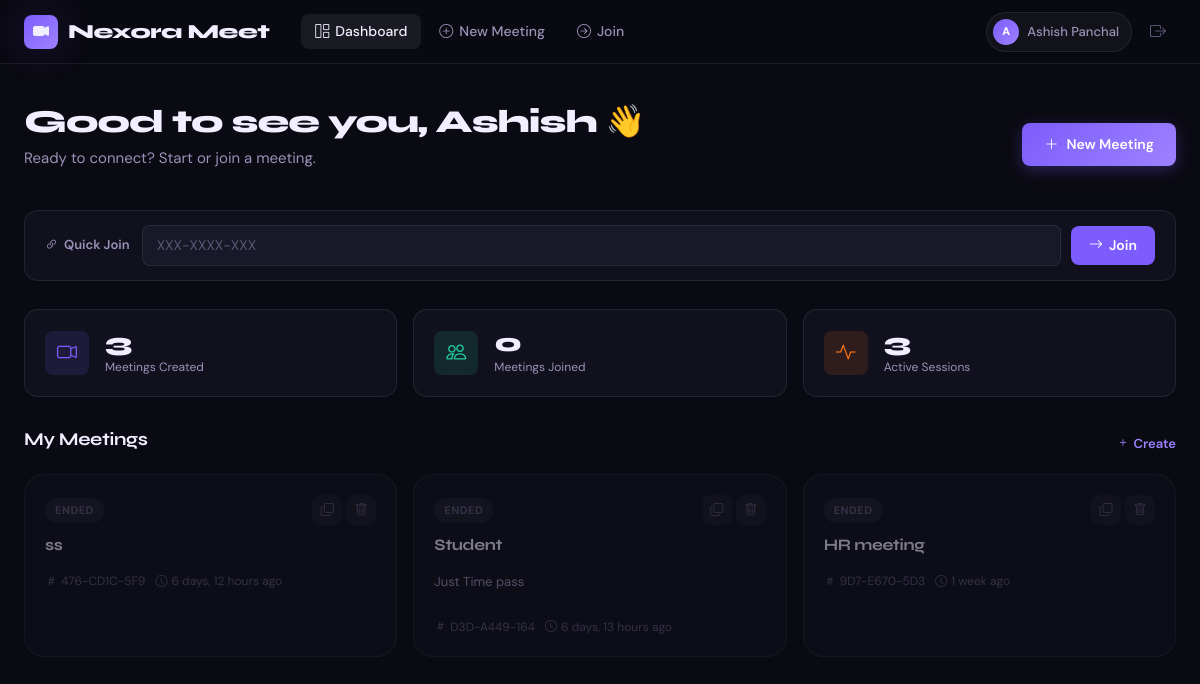
Before: /meetings/dashboard/ (signed in) with the older database file.
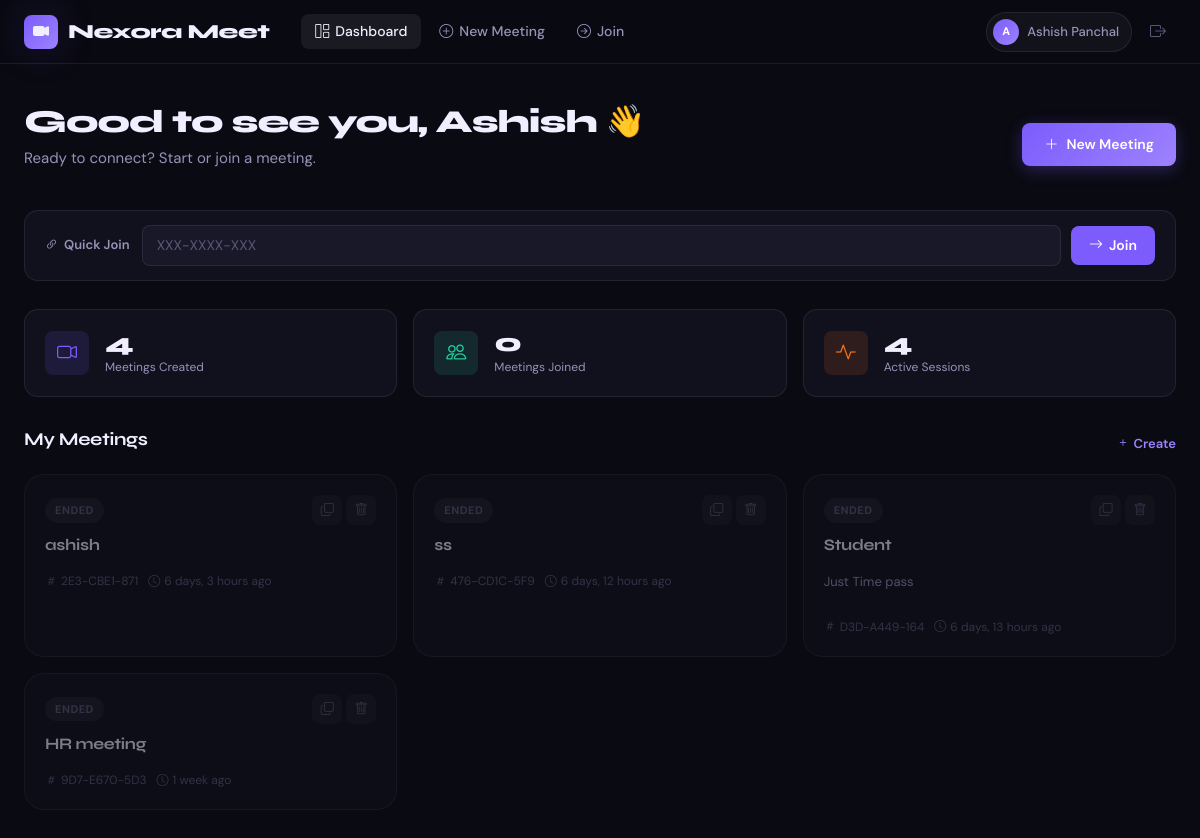
After: the same page with the newer database file.
### meetings/models.py (models this page shows, shortened)
class Meeting(models.Model):
    host         = models.ForeignKey(User, on_delete=models.CASCADE, related_name='hosted_meetings')
    meeting_id   = models.CharField(max_length=20, unique=True, blank=True)
    title        = models.CharField(max_length=200)
    description  = models.TextField(blank=True)
    scheduled_at = models.DateTimeField(null=True, blank=True)
    created_at   = models.DateTimeField(auto_now_add=True)
    is_active    = models.BooleanField(default=True)
    participants = models.ManyToManyField(User, related_name='joined_meetings', blank=True)
    class Meta:
        ordering = ['-created_at']
    password = models.CharField(
        max_length=50,
        blank=True,
        null=True
    )

### meetings/views.py (the view)
# urls.py: path('dashboard/',              views.dashboard,      name='dashboard'),
@login_required
def dashboard(request):
    hosted   = Meeting.objects.filter(host=request.user)
    joined   = request.user.joined_meetings.exclude(host=request.user)
    join_form = JoinMeetingForm()
    return render(request, 'meetings/dashboard.html', {
        'hosted':    hosted,
        'joined':    joined,
        'join_form': join_form,
    })

### meetings/forms.py
class JoinMeetingForm(forms.Form):
    meeting_id=forms.CharField(
        max_length=20,
        widget=forms.TextInput(
            attrs={
                'class':'form-control custom-input join-input',
                'placeholder':'XXX-XXXX-XXX'
            }
        )
    )
    password=forms.CharField(
        required=False,
        widget=forms.PasswordInput(
            attrs={
                'class':'form-control custom-input',
                'placeholder':'Meeting password'
            }
        )
    )

### meetings/templates/meetings/dashboard.html (shortened to what this page needs)
{% extends 'base.html' %}
{% block content %}
<div class="page-container">
  <div class="dashboard-hero">
    <div>
      <h1 class="page-title">Good to see you, {{ user.first_name|default:user.username }} 👋</h1>
      <p class="page-sub">Ready to connect? Start or join a meeting.</p>
    </div>
    <div class="hero-actions">
      <a href="{% url 'create_meeting' %}" class="btn-hero-primary">
        <i class="bi bi-plus-lg"></i> New Meeting
      </a>
    </div>
  </div>
  <div class="quick-join-bar">
    <div class="quick-join-label">
      <i class="bi bi-link-45deg"></i>
      Quick Join
    </div>
    <form method="post" action="{% url 'join_meeting' %}" class="quick-join-form">
      {{ join_form.meeting_id }}
      <button type="submit" class="btn-join-sm">
        <i class="bi bi-arrow-right"></i> Join
      </button>
    </form>
  </div>
  <div class="stats-row">
    <div class="stat-card">
      <div class="stat-card-icon"><i class="bi bi-camera-video"></i></div>
      <div>
        <div class="stat-card-num">{{ hosted.count }}</div>
        <div class="stat-card-label">Meetings Created</div>
      </div>
    </div>
    <div class="stat-card">
      <div class="stat-card-icon accent-green"><i class="bi bi-people"></i></div>
      <div>
        <div class="stat-card-num">{{ joined.count }}</div>
        <div class="stat-card-label">Meetings Joined</div>
      </div>
    </div>
    <div class="stat-card">
      <div class="stat-card-icon accent-orange"><i class="bi bi-activity"></i></div>
      <div>
        <div class="stat-card-num">{{ hosted.filter.count|default:"–" }}</div>
        <div class="stat-card-label">Active Sessions</div>
      </div>
    </div>
  </div>
  <div class="section-block">
    <div class="section-header">
      <h3 class="section-title">My Meetings</h3>
      <a href="{% url 'create_meeting' %}" class="section-action">
        <i class="bi bi-plus"></i> Create
      </a>
    </div>
    {% if hosted %}
      <div class="meetings-grid">
        {% for m in hosted %}
        <div class="meeting-card {% if not m.is_active %}meeting-ended{% endif %}">
          <div class="meeting-card-top">
            <div class="meeting-badge {% if m.is_active %}badge-active{% else %}badge-ended{% endif %}">
              {% if m.is_active %}Live{% else %}Ended{% endif %}
            </div>
            <div class="meeting-actions-top">
              <button class="icon-btn copy-btn" data-id="{{ m.meeting_id }}" title="Copy ID">
                <i class="bi bi-copy"></i>
              </button>
              <a href="{% url 'delete_meeting' m.meeting_id %}" class="icon-btn danger-btn" title="Delete"
                 onclick="return confirm('Delete permanently?')">
                <i class="bi bi-trash"></i>
              </a>
            </div>
          </div>
          <h4 class="meeting-title">{{ m.title }}</h4>
          {% if m.description %}
            <p class="meeting-desc">{{ m.description|truncatechars:60 }}</p>
          {% endif %}
          <div class="meeting-meta">
            <span><i class="bi bi-hash"></i> {{ m.meeting_id }}</span>
            {% if m.scheduled_at %}
              <span><i class="bi bi-calendar"></i> {{ m.scheduled_at|date:"M d, H:i" }}</span>
            {% else %}
              <span><i class="bi bi-clock"></i> {{ m.created_at|timesince }} ago</span>
            {% endif %}
          </div>
        </div>
        {% endfor %}
      </div>
    {% else %}
      <div class="empty-state">
        <div class="empty-icon"><i class="bi bi-calendar-x"></i></div>
        <p>No meetings yet. <a href="{% url 'create_meeting' %}">Create your first one →</a></p>
      </div>
    {% endif %}
  </div>
</div>
{% endblock %}

Changed rows visible on the page:
added Meeting: is_active "ENDED", title "ashish", meeting_id "2E3-CBE1-871", created_at "6 days, 3 hours"
Other visible differences:
{{ hosted.count }}: "3" → "4"
{{ hosted.filter.count|default:"–" }}: "3" → "4"
